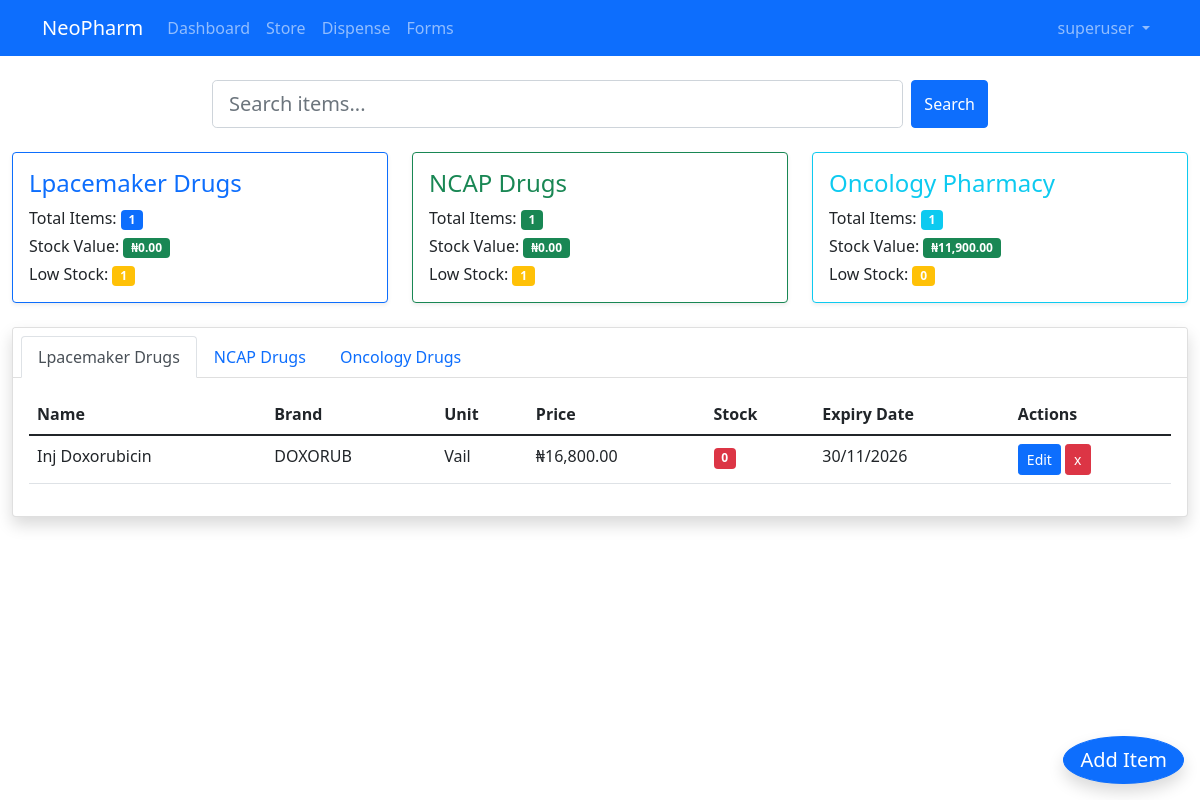
The app's page /store/ (signed in) with its own data.
### pharmacy/models.py (models this page shows, shortened)
class User(AbstractUser):
    groups = models.ManyToManyField(Group, related_name="pharmacy_user_groups", blank=True)
    user_permissions = models.ManyToManyField(Permission, related_name="pharmacy_user_permissions", blank=True)
    username = models.CharField(max_length=200, null=True, blank=True)
    mobile = models.CharField(max_length=20, unique=True)
    USERNAME_FIELD = 'mobile'
    REQUIRED_FIELDS = ['username']

class LpacemakerDrugs(models.Model):
    name = models.CharField(max_length=200)
    dosage_form = models.CharField(max_length=200, choices=DOSAGE_FORM, blank=True, null=True)
    brand = models.CharField(max_length=200, blank=True, null=True)
    unit = models.CharField(max_length=200, choices=UNIT, blank=True, null=True)
    price = models.DecimalField(max_digits=12, decimal_places=2, default=0)
    stock = models.PositiveIntegerField(default=0, null=True, blank=True)
    exp_date = models.DateField(null=True, blank=True)
    class Meta:
        ordering = ('name',)

### pharmacy/views.py (the view)
# urls.py: path('store/', views.store, name='store'),
@login_required
def store(request):
    lpacemaker_drugs = LpacemakerDrugs.objects.all().order_by('name')
    ncap_drugs = NcapDrugs.objects.all().order_by('name')
    oncology_drugs = OncologyPharmacy.objects.all().order_by('name')
    lpacemaker_stats = {
        'total_items': lpacemaker_drugs.count(),
        'total_stock_value': sum(drug.price * drug.stock for drug in lpacemaker_drugs),
        'low_stock_items': [drug for drug in lpacemaker_drugs if drug.stock < 10]
    }
    ncap_stats = {
        'total_items': ncap_drugs.count(),
        'total_stock_value': sum(drug.price * drug.stock for drug in ncap_drugs),
        'low_stock_items': [drug for drug in ncap_drugs if drug.stock < 10]
    }
    oncology_stats = {
        'total_items': oncology_drugs.count(),
        'total_stock_value': sum(drug.price * drug.stock for drug in oncology_drugs),
        'low_stock_items': [drug for drug in oncology_drugs if drug.stock < 10]
    }
    context = {
        'lpacemaker_drugs': lpacemaker_drugs,
        'ncap_drugs': ncap_drugs,
        'oncology_drugs': oncology_drugs,
        'lpacemaker_stats': lpacemaker_stats,
        'ncap_stats': ncap_stats,
        'oncology_stats': oncology_stats,
    }
    return render(request, 'store/store.html', context)

### pharmacy/templates/store/store.html (shortened to what this page needs)
{% extends 'base.html' %}
{% load humanize %}
{% block content %}
<div class="container-fluid py-4">
    <div class="row mb-4">
        <div class="col-md-8 offset-md-2">
            <form hx-get="{% url 'store:search_items' %}" hx-target="#search-results" class="d-flex">
                <input type="search" name="search" class="form-control form-control-lg" placeholder="Search items...">
                <button type="submit" class="btn btn-primary ms-2">
                     Search
                </button>
            </form>
        </div>
    </div>
    <div class="row mb-4">
        <div class="col-md-4">
            <div class="card shadow-sm border-primary">
                <div class="card-body">
                    <h4 class="card-title text-primary">Lpacemaker Drugs</h4>
                    <div class="d-flex justify-content-between align-items-center">
                        <div>
                            <p class="mb-1">Total Items: <span class="badge bg-primary">{{ lpacemaker_stats.total_items }}</span></p>
                            <p class="mb-1">Stock Value: <span class="badge bg-success">₦{{ lpacemaker_stats.total_stock_value|floatformat:2|intcomma }}</span></p>
                            <p class="mb-0">Low Stock: <span class="badge bg-warning">{{ lpacemaker_stats.low_stock_items|length }}</span></p>
                        </div>
                    </div>
                </div>
            </div>
        </div>
        <div class="col-md-4">
            <div class="card shadow-sm border-success">
                <div class="card-body">
                    <h4 class="card-title text-success">NCAP Drugs</h4>
                    <div class="d-flex justify-content-between align-items-center">
                        <div>
                            <p class="mb-1">Total Items: <span class="badge bg-success">{{ ncap_stats.total_items }}</span></p>
                            <p class="mb-1">Stock Value: <span class="badge bg-success">₦{{ ncap_stats.total_stock_value|floatformat:2|intcomma }}</span></p>
                            <p class="mb-0">Low Stock: <span class="badge bg-warning">{{ ncap_stats.low_stock_items|length }}</span></p>
                        </div>
                    </div>
                </div>
            </div>
        </div>
        <div class="col-md-4">
            <div class="card shadow-sm border-info">
                <div class="card-body">
                    <h4 class="card-title text-info">Oncology Pharmacy</h4>
                    <div class="d-flex justify-content-between align-items-center">
                        <div>
                            <p class="mb-1">Total Items: <span class="badge bg-info">{{ oncology_stats.total_items }}</span></p>
                            <p class="mb-1">Stock Value: <span class="badge bg-success">₦{{ oncology_stats.total_stock_value|floatformat:2|intcomma }}</span></p>
                            <p class="mb-0">Low Stock: <span class="badge bg-warning">{{ oncology_stats.low_stock_items|length }}</span></p>
                        </div>
                    </div>
                </div>
            </div>
        </div>
    </div>
    <div class="row">
        <div class="col-md-12">
            <div class="card shadow">
                <div class="card-header bg-white">
                    <ul class="nav nav-tabs card-header-tabs" role="tablist">
                        <li class="nav-item">
                            <a class="nav-link active" data-bs-toggle="tab" href="#lpacemaker">Lpacemaker Drugs</a>
                        </li>
                        <li class="nav-item">
                            <a class="nav-link" data-bs-toggle="tab" href="#ncap">NCAP Drugs</a>
                        </li>
                        <li class="nav-item">
                            <a class="nav-link" data-bs-toggle="tab" href="#oncology">Oncology Drugs</a>
                        </li>
                    </ul>
                </div>
                <div class="card-body">
                    <div class="tab-content">
                        <div class="tab-pane fade show active" id="lpacemaker">
                            <div class="table-responsive">
                                <table class="table table-hover">
                                    <thead>
                                        <tr>
                                            <th>Name</th>
                                            <th>Brand</th>
                                            <th>Unit</th>
                                            <th>Price</th>
                                            <th>Stock</th>
                                            <th>Expiry Date</th>
                                            {% if user.is_staff %}
                                            <th>Actions</th>
                                            {% endif %}
                                        </tr>
                                    </thead>
                                    <tbody>
                                        {% for drug in lpacemaker_drugs %}
                                        <tr>
                                            <td>{{ drug.name }}</td>
                                            <td>{{ drug.brand }}</td>
                                            <td>{{ drug.unit }}</td>
                                            <td>₦{{ drug.price|floatformat:2|intcomma }}</td>
                                            <td>
                                                <span class="badge {% if drug.stock < 10 %}bg-danger{% else %}bg-success{% endif %}">
                                                    {{ drug.stock }}
                                                </span>
                                            </td>
                                            <td>{{ drug.exp_date|date:"d/m/Y" }}</td>
                                            {% if user.is_staff %}
                                            <td>
                                                <a href="{% url 'store:edit_item' 'lpacemaker' drug.id %}" class="btn btn-sm btn-primary">
                                                     Edit
                                                </a>
                                                <button class="btn btn-sm btn-danger"
                                                        onclick="confirmDelete('{% url 'store:delete_item' 'lpacemaker' drug.id %}')">
                                                     x
                                                </button>
                                            </td>
                                            {% endif %}
                                        </tr>
                                        {% endfor %}
                                    </tbody>
                                </table>
                            </div>
                        </div>
                    </div>
                </div>
            </div>
        </div>
    </div>
    {% if user.is_staff %}
    <div class="position-fixed bottom-0 end-0 p-3">
        <a href="{% url 'store:add_item' %}" class="btn btn-lg btn-primary rounded-circle shadow">
             Add Item
        </a>
    </div>
    {% endif %}
</div>
{% endblock %}

### templates/base.html (shortened to what this page needs)
<!DOCTYPE html>
<html lang="en">
<head>
    <link href="https://cdn.jsdelivr.net/npm/bootstrap@5.1.3/dist/css/bootstrap.min.css" rel="stylesheet">
</head>
<body>
    <nav class="navbar navbar-expand-lg navbar-dark bg-primary">
        <div class="container">
            <a class="navbar-brand" href="{% url 'store:dashboard' %}">NeoPharm</a>
            <div class="collapse navbar-collapse" id="navbarNav">
                <ul class="navbar-nav me-auto">
                    <li class="nav-item">
                        <a class="nav-link" href="{% url 'store:dashboard' %}">
                             Dashboard
                        </a>
                    </li>
                    <li class="nav-item">
                        <a class="nav-link" href="{% url 'store:store' %}">
                             Store
                        </a>
                    </li>
                    <li class="nav-item">
                        <a class="nav-link" href="{% url 'store:dispense' %}">
                             Dispense
                        </a>
                    </li>
                    <li class="nav-item">
                        <a class="nav-link" href="{% url 'store:forms' %}">
                             Forms
                        </a>
                    </li>
                </ul>
                <ul class="navbar-nav">
                    {% if user.is_authenticated %}
                    <li class="nav-item dropdown">
                        <a class="nav-link dropdown-toggle" href="#" id="userDropdown" role="button"
                           data-bs-toggle="dropdown">
                            {% if user.username %}
                                {{ user.username }}
                            {% else %}
                                {{ user.mobile }}
                            {% endif %}
                        </a>
                    </li>
                    {% else %}
                    <li class="nav-item">
                        <a class="nav-link" href="{% url 'store:index' %}">Login</a>
                    </li>
                    {% endif %}
                </ul>
            </div>
        </div>
    </nav>
    {% block content %}
    {% endblock %}
</body>
</html>

### records on screen
User: username "superuser"
LpacemakerDrugs: name "Inj Doxorubicin", brand "DOXORUB", unit "Vail", price "16,800.00", stock "0", exp_date "30/11/2026"

### other values on screen
{{ lpacemaker_stats.total_items }} "1"
{{ lpacemaker_stats.total_stock_value|floatformat:2|intcomma }} "0.00"
{{ lpacemaker_stats.low_stock_items|length }} "1"
{{ ncap_stats.total_items }} "1"
{{ ncap_stats.total_stock_value|floatformat:2|intcomma }} "0.00"
{{ ncap_stats.low_stock_items|length }} "1"
{{ oncology_stats.total_items }} "1"
{{ oncology_stats.total_stock_value|floatformat:2|intcomma }} "11,900.00"
{{ oncology_stats.low_stock_items|length }} "0"
